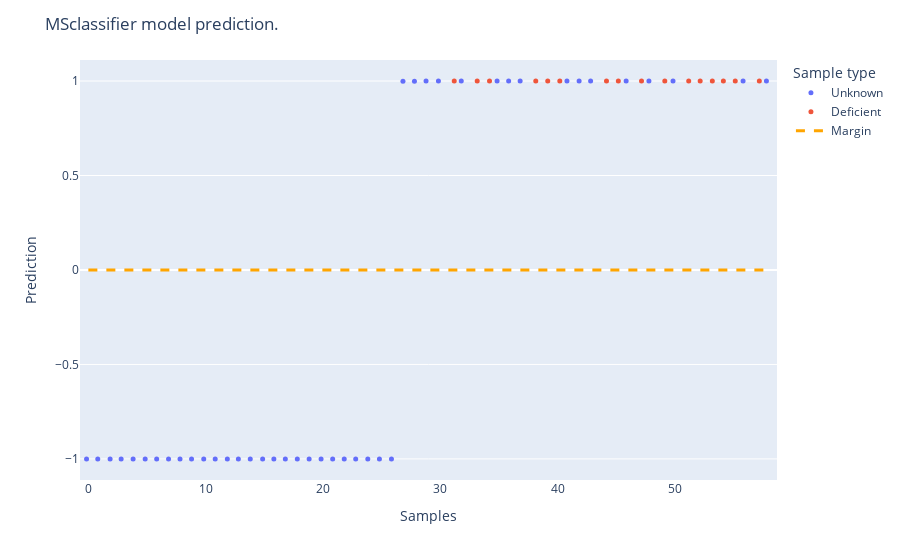

Here is the notebook cell this chart was saved with:
### Code cell
unseen_cohort.plot.show()

### Figure 1 — Plotly figure (JSON) as saved in the notebook; plotly's stock layout.template omitted (floating-point values rounded to 4 significant figures)
{"data": [{"alignmentgroup": "True", "boxpoints": "all", "customdata": [["DG1251"], ["DG1269"], ["DG1249"], ["DG1234"], ["DG1272"], ["DG1245"], ["DAH227"], ["DG1262"], ["DAH233"], ["DAH890"], ["DG1271"], ["DG1229"], ["DG1250"], ["DG1263"], ["DG1275"], ["DG1264"], ["DAH228"], ["DG1231"], ["DG1259"], ["DG1237"], ["DG1261"], ["DG1270"], ["DG1238"], ["DG1274"], ["DAH208"], ["DAH187"], ["DG1266"], ["DG1253"], ["DG1243"], ["DAH204"], ["DG1235"], ["DAH485"], ["DG1242"], ["DAH177"], ["DAH183"], ["DG1260"], ["DG1265"], ["DG1228"], ["DG1256"], ["DG1230"], ["DG1247"], ["DG1325"], ["DG1252"]], "fillcolor": "rgba(255,255,255,0)", "hoverlabel": {"namelength": 0}, "hoveron": "points", "hovertemplate": "Sample type=Unknown<br>counter=%{x}<br>prediction=%{y}<br>sample=%{customdata[0]}", "legendgroup": "Unknown", "line": {"color": "rgba(255,255,255,0)"}, "marker": {"color": "#636efa", "size": 5}, "name": "Unknown", "offsetgroup": "Unknown", "orientation": "v", "pointpos": 0, "showlegend": true, "type": "box", "x": [0, 1, 2, 3, 4, 5, 6, 7, 8, 9, 10, 11, 12, 13, 14, 15, 16, 17, 18, 19, 20, 21, 22, 23, 24, 25, 26, 27, 28, 29, 30, 32, 35, 36, 37, 41, 42, 43, 46, 48, 50, 56, 58], "x0": " ", "xaxis": "x", "y": [-1.0, -1.0, -1.0, -1.0, -1.0, -1.0, -1.0, -1.0, -1.0, -1.0, -1.0, -1.0, -1.0, -1.0, -1.0, -1.0, -1.0, -1.0, -1.0, -1.0, -1.0, -1.0, -0.9999, -0.9999, -0.9999, -0.9999, -0.9997, 0.9994, 0.9995, 0.9996, 0.9996, 0.9998, 0.9998, 0.9999, 0.9999, 1.0, 1.0, 1.0, 1.0, 1.0, 1.0, 1.0, 1.0], "y0": " ", "yaxis": "y"}, {"alignmentgroup": "True", "boxpoints": "all", "customdata": [["DG1277"], ["DG1236"], ["DG1233"], ["DAH172"], ["DAH184"], ["DAH219"], ["DAH499"], ["DG1241"], ["DG1276"], ["DAH197"], ["DG1273"], ["DG1255"], ["DG1254"], ["DAH168"], ["DAH182"], ["DG1232"]], "fillcolor": "rgba(255,255,255,0)", "hoverlabel": {"namelength": 0}, "hoveron": "points", "hovertemplate": "Sample type=Deficient<br>counter=%{x}<br>prediction=%{y}<br>sample=%{customdata[0]}", "legendgroup": "Deficient", "line": {"color": "rgba(255,255,255,0)"}, "marker": {"color": "#EF553B", "size": 5}, "name": "Deficient", "offsetgroup": "Deficient", "orientation": "v", "pointpos": 0, "showlegend": true, "type": "box", "x": [31, 33, 34, 38, 39, 40, 44, 45, 47, 49, 51, 52, 53, 54, 55, 57], "x0": " ", "xaxis": "x", "y": [0.9997, 0.9998, 0.9998, 1.0, 1.0, 1.0, 1.0, 1.0, 1.0, 1.0, 1.0, 1.0, 1.0, 1.0, 1.0, 1.0], "y0": " ", "yaxis": "y"}, {"line": {"color": "orange", "dash": "dash", "width": 3}, "mode": "lines", "name": "Margin", "type": "scatter", "x": [0, 58], "y": [0.0004275, 0.0004275]}], "layout": {"boxmode": "group", "legend": {"title": {"text": "Sample type"}, "tracegroupgap": 0}, "margin": {"t": 60}, "title": {"text": "MSclassifier model prediction."}, "xaxis": {"anchor": "y", "domain": [0, 1], "title": {"text": "Samples"}}, "yaxis": {"anchor": "x", "domain": [0, 1], "title": {"text": "Prediction"}}}}
